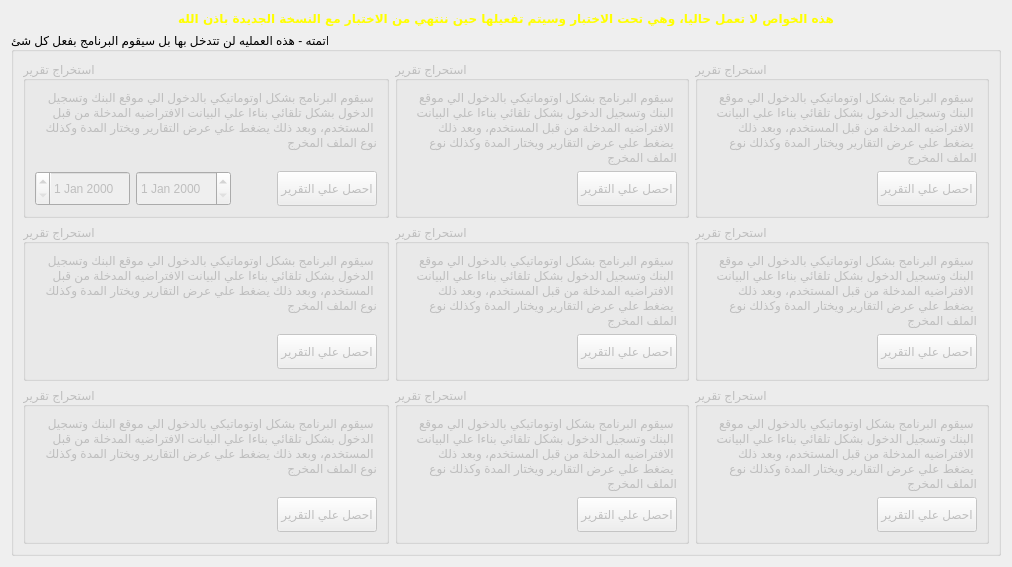
            <widget class="QWidget" name="tabQuickParts">
             <attribute name="title">
              <string>مهام سريعه</string>
             </attribute>
             <layout class="QGridLayout" name="gridLayout_6">
              <item row="1" column="0">
               <widget class="QGroupBox" name="groupBoxAutomationParts">
                <property name="title">
                 <string>اتمته - هذه العمليه لن تتدخل بها بل سيقوم البرنامج بفعل كل شئ</string>
                </property>
                <layout class="QGridLayout" name="gridLayout_5">
                 <item row="1" column="2">
                  <widget class="QGroupBox" name="groupBox_8">
                   <property name="enabled">
                    <bool>false</bool>
                   </property>
                   <property name="title">
                    <string>استحراج تقرير</string>
                   </property>
                   <layout class="QGridLayout" name="gridLayout_13">
                    <item row="0" column="0">
                     <layout class="QVBoxLayout" name="verticalLayout_5" stretch="10,0">
                      <item>
                       <widget class="QLabel" name="label_5">
                        <property name="text">
                         <string>سيقوم البرنامج بشكل اوتوماتيكي بالدخول الي موقع البنك وتسجيل الدخول بشكل تلقائي بناءا علي البيانت الافتراضيه المدخلة من قبل المستخدم، وبعد ذلك يضغط علي عرض التقارير ويختار المدة وكذلك نوع الملف المخرج</string>
                        </property>
                        <property name="alignment">
                         <set>Qt::AlignmentFlag::AlignLeading|Qt::AlignmentFlag::AlignLeft|Qt::AlignmentFlag::AlignTop</set>
                        </property>
                        <property name="wordWrap">
                         <bool>true</bool>
                        </property>
                       </widget>
                      </item>
                      <item>
                       <layout class="QHBoxLayout" name="horizontalLayout_6">
                        <item>
                         <spacer name="horizontalSpacer_7">
                          <property name="orientation">
                           <enum>Qt::Orientation::Horizontal</enum>
                          </property>
                          <property name="sizeHint" stdset="0">
                           <size>
                            <width>40</width>
                            <height>20</height>
                           </size>
                          </property>
                         </spacer>
                        </item>
                        <item>
                         <widget class="QPushButton" name="pushButton_4">
                          <property name="minimumSize">
                           <size>
                            <width>0</width>
                            <height>35</height>
                           </size>
                          </property>
                          <property name="text">
                           <string>احصل علي التقرير</string>
                          </property>
                         </widget>
                        </item>
                       </layout>
                      </item>
                     </layout>
                    </item>
                   </layout>
                  </widget>
                 </item>
                 <item row="2" column="2">
                  <widget class="QGroupBox" name="groupBox_9">
                   <property name="enabled">
                    <bool>false</bool>
                   </property>
                   <property name="title">
                    <string>استحراج تقرير</string>
                   </property>
                   <layout class="QGridLayout" name="gridLayout_18">
                    <item row="0" column="0">
                     <layout class="QVBoxLayout" name="verticalLayout_7" stretch="10,0">
                      <item>
                       <widget class="QLabel" name="label_8">
                        <property name="text">
                         <string>سيقوم البرنامج بشكل اوتوماتيكي بالدخول الي موقع البنك وتسجيل الدخول بشكل تلقائي بناءا علي البيانت الافتراضيه المدخلة من قبل المستخدم، وبعد ذلك يضغط علي عرض التقارير ويختار المدة وكذلك نوع الملف المخرج</string>
                        </property>
                        <property name="alignment">
                         <set>Qt::AlignmentFlag::AlignLeading|Qt::AlignmentFlag::AlignLeft|Qt::AlignmentFlag::AlignTop</set>
                        </property>
                        <property name="wordWrap">
                         <bool>true</bool>
                        </property>
                       </widget>
                      </item>
                      <item>
                       <layout class="QHBoxLayout" name="horizontalLayout_9">
                        <item>
                         <spacer name="horizontalSpacer_9">
                          <property name="orientation">
                           <enum>Qt::Orientation::Horizontal</enum>
                          </property>
                          <property name="sizeHint" stdset="0">
                           <size>
                            <width>40</width>
                            <height>20</height>
                           </size>
                          </property>
                         </spacer>
                        </item>
                        <item>
                         <widget class="QPushButton" name="pushButton_6">
                          <property name="minimumSize">
                           <size>
                            <width>0</width>
                            <height>35</height>
                           </size>
                          </property>
                          <property name="text">
                           <string>احصل علي التقرير</string>
                          </property>
                         </widget>
                        </item>
                       </layout>
                      </item>
                     </layout>
                    </item>
                   </layout>
                  </widget>
                 </item>
                 <item row="0" column="0">
                  <widget class="QGroupBox" name="groupBoxGetReports">
                   <property name="enabled">
                    <bool>false</bool>
                   </property>
                   <property name="title">
                    <string>استخراج تقرير</string>
                   </property>
                   <layout class="QGridLayout" name="gridLayout_7">
                    <item row="0" column="0">
                     <layout class="QVBoxLayout" name="verticalLayout_2" stretch="10,0">
                      <item>
                       <widget class="QLabel" name="labelGetReports">
                        <property name="text">
                         <string>سيقوم البرنامج بشكل اوتوماتيكي بالدخول الي موقع البنك وتسجيل الدخول بشكل تلقائي بناءا علي البيانت الافتراضيه المدخلة من قبل المستخدم، وبعد ذلك يضغط علي عرض التقارير ويختار المدة وكذلك نوع الملف المخرج</string>
                        </property>
                        <property name="alignment">
                         <set>Qt::AlignmentFlag::AlignLeading|Qt::AlignmentFlag::AlignLeft|Qt::AlignmentFlag::AlignTop</set>
                        </property>
                        <property name="wordWrap">
                         <bool>true</bool>
                        </property>
                       </widget>
                      </item>
                      <item>
                       <layout class="QHBoxLayout" name="horizontalLayout_3">
                        <item>
                         <widget class="QDateEdit" name="dateEditReportFrom">
                          <property name="minimumSize">
                           <size>
                            <width>0</width>
                            <height>35</height>
                           </size>
                          </property>
                          <property name="layoutDirection">
                           <enum>Qt::LayoutDirection::RightToLeft</enum>
                          </property>
                          <property name="buttonSymbols">
                           <enum>QAbstractSpinBox::ButtonSymbols::UpDownArrows</enum>
                          </property>
                          <property name="specialValueText">
                           <string/>
                          </property>
                          <property name="showGroupSeparator" stdset="0">
                           <bool>false</bool>
                          </property>
                          <property name="currentSection">
                           <enum>QDateTimeEdit::Section::DaySection</enum>
                          </property>
                          <property name="calendarPopup">
                           <bool>false</bool>
                          </property>
                          <property name="date">
                           <date>
                            <year>2000</year>
                            <month>1</month>
                            <day>1</day>
                           </date>
                          </property>
                         </widget>
                        </item>
                        <item>
                         <widget class="QDateEdit" name="dateEditReportTo">
                          <property name="minimumSize">
                           <size>
                            <width>0</width>
                            <height>35</height>
                           </size>
                          </property>
                          <property name="buttonSymbols">
                           <enum>QAbstractSpinBox::ButtonSymbols::UpDownArrows</enum>
                          </property>
                          <property name="specialValueText">
                           <string/>
                          </property>
                          <property name="currentSection">
                           <enum>QDateTimeEdit::Section::DaySection</enum>
                          </property>
                          <property name="calendarPopup">
                           <bool>false</bool>
                          </property>
                         </widget>
                        </item>
                        <item>
                         <spacer name="horizontalSpacer_4">
                          <property name="orientation">
                           <enum>Qt::Orientation::Horizontal</enum>
                          </property>
                          <property name="sizeType">
                           <enum>QSizePolicy::Policy::Preferred</enum>
                          </property>
                          <property name="sizeHint" stdset="0">
                           <size>
                            <width>40</width>
                            <height>20</height>
                           </size>
                          </property>
                         </spacer>
                        </item>
                        <item>
                         <widget class="QPushButton" name="pushButtonGetDatedReport">
                          <property name="minimumSize">
                           <size>
                            <width>0</width>
                            <height>35</height>
                           </size>
                          </property>
                          <property name="text">
                           <string>احصل علي التقرير</string>
                          </property>
                         </widget>
                        </item>
                       </layout>
                      </item>
                     </layout>
                    </item>
                   </layout>
                  </widget>
                 </item>
                 <item row="0" column="2">
                  <widget class="QGroupBox" name="groupBox_3">
                   <property name="enabled">
                    <bool>false</bool>
                   </property>
                   <property name="title">
                    <string>استحراج تقرير</string>
                   </property>
                   <layout class="QGridLayout" name="gridLayout_8">
                    <item row="0" column="0">
                     <layout class="QVBoxLayout" name="verticalLayout_3" stretch="10,0">
                      <item>
                       <widget class="QLabel" name="label_3">
                        <property name="text">
                         <string>سيقوم البرنامج بشكل اوتوماتيكي بالدخول الي موقع البنك وتسجيل الدخول بشكل تلقائي بناءا علي البيانت الافتراضيه المدخلة من قبل المستخدم، وبعد ذلك يضغط علي عرض التقارير ويختار المدة وكذلك نوع الملف المخرج</string>
                        </property>
                        <property name="alignment">
                         <set>Qt::AlignmentFlag::AlignLeading|Qt::AlignmentFlag::AlignLeft|Qt::AlignmentFlag::AlignTop</set>
                        </property>
                        <property name="wordWrap">
                         <bool>true</bool>
                        </property>
                       </widget>
                      </item>
                      <item>
                       <layout class="QHBoxLayout" name="horizontalLayout_4">
                        <item>
                         <spacer name="horizontalSpacer_5">
                          <property name="orientation">
                           <enum>Qt::Orientation::Horizontal</enum>
                          </property>
                          <property name="sizeHint" stdset="0">
                           <size>
                            <width>40</width>
                            <height>20</height>
                           </size>
                          </property>
                         </spacer>
                        </item>
                        <item>
                         <widget class="QPushButton" name="pushButton_2">
                          <property name="minimumSize">
                           <size>
                            <width>0</width>
                            <height>35</height>
                           </size>
                          </property>
                          <property name="text">
                           <string>احصل علي التقرير</string>
                          </property>
                         </widget>
                        </item>
                       </layout>
                      </item>
                     </layout>
                    </item>
                   </layout>
                  </widget>
                 </item>
                 <item row="1" column="0">
                  <widget class="QGroupBox" name="groupBox_7">
                   <property name="enabled">
                    <bool>false</bool>
                   </property>
                   <property name="title">
                    <string>استحراج تقرير</string>
                   </property>
                   <layout class="QGridLayout" name="gridLayout_12">
                    <item row="0" column="0">
                     <layout class="QVBoxLayout" name="verticalLayout_4" stretch="10,0">
                      <item>
                       <widget class="QLabel" name="label_4">
                        <property name="text">
                         <string>سيقوم البرنامج بشكل اوتوماتيكي بالدخول الي موقع البنك وتسجيل الدخول بشكل تلقائي بناءا علي البيانت الافتراضيه المدخلة من قبل المستخدم، وبعد ذلك يضغط علي عرض التقارير ويختار المدة وكذلك نوع الملف المخرج</string>
                        </property>
                        <property name="alignment">
                         <set>Qt::AlignmentFlag::AlignLeading|Qt::AlignmentFlag::AlignLeft|Qt::AlignmentFlag::AlignTop</set>
                        </property>
                        <property name="wordWrap">
                         <bool>true</bool>
                        </property>
                       </widget>
                      </item>
                      <item>
                       <layout class="QHBoxLayout" name="horizontalLayout_5">
                        <item>
                         <spacer name="horizontalSpacer_6">
                          <property name="orientation">
                           <enum>Qt::Orientation::Horizontal</enum>
                          </property>
                          <property name="sizeHint" stdset="0">
                           <size>
                            <width>40</width>
                            <height>20</height>
                           </size>
                          </property>
                         </spacer>
                        </item>
                        <item>
                         <widget class="QPushButton" name="pushButton_3">
                          <property name="minimumSize">
                           <size>
                            <width>0</width>
                            <height>35</height>
                           </size>
                          </property>
                          <property name="text">
                           <string>احصل علي التقرير</string>
                          </property>
                         </widget>
                        </item>
                       </layout>
                      </item>
                     </layout>
                    </item>
                   </layout>
                  </widget>
                 </item>
                 <item row="2" column="0">
                  <widget class="QGroupBox" name="groupBox_13">
                   <property name="enabled">
                    <bool>false</bool>
                   </property>
                   <property name="title">
                    <string>استحراج تقرير</string>
                   </property>
                   <layout class="QGridLayout" name="gridLayout_19">
                    <item row="0" column="0">
                     <layout class="QVBoxLayout" name="verticalLayout_8" stretch="10,0">
                      <item>
                       <widget class="QLabel" name="label_9">
                        <property name="text">
                         <string>سيقوم البرنامج بشكل اوتوماتيكي بالدخول الي موقع البنك وتسجيل الدخول بشكل تلقائي بناءا علي البيانت الافتراضيه المدخلة من قبل المستخدم، وبعد ذلك يضغط علي عرض التقارير ويختار المدة وكذلك نوع الملف المخرج</string>
                        </property>
                        <property name="alignment">
                         <set>Qt::AlignmentFlag::AlignLeading|Qt::AlignmentFlag::AlignLeft|Qt::AlignmentFlag::AlignTop</set>
                        </property>
                        <property name="wordWrap">
                         <bool>true</bool>
                        </property>
                       </widget>
                      </item>
                      <item>
                       <layout class="QHBoxLayout" name="horizontalLayout_11">
                        <item>
                         <spacer name="horizontalSpacer_10">
                          <property name="orientation">
                           <enum>Qt::Orientation::Horizontal</enum>
                          </property>
                          <property name="sizeHint" stdset="0">
                           <size>
                            <width>40</width>
                            <height>20</height>
                           </size>
                          </property>
                         </spacer>
                        </item>
                        <item>
                         <widget class="QPushButton" name="pushButton_7">
                          <property name="minimumSize">
                           <size>
                            <width>0</width>
                            <height>35</height>
                           </size>
                          </property>
                          <property name="text">
                           <string>احصل علي التقرير</string>
                          </property>
                         </widget>
                        </item>
                       </layout>
                      </item>
                     </layout>
                    </item>
                   </layout>
                  </widget>
                 </item>
                 <item row="0" column="1">
                  <widget class="QGroupBox" name="groupBox_14">
                   <property name="enabled">
                    <bool>false</bool>
                   </property>
                   <property name="title">
                    <string>استحراج تقرير</string>
                   </property>
                   <layout class="QGridLayout" name="gridLayout_20">
                    <item row="0" column="0">
                     <layout class="QVBoxLayout" name="verticalLayout_9" stretch="10,0">
                      <item>
                       <widget class="QLabel" name="label_11">
                        <property name="text">
                         <string>سيقوم البرنامج بشكل اوتوماتيكي بالدخول الي موقع البنك وتسجيل الدخول بشكل تلقائي بناءا علي البيانت الافتراضيه المدخلة من قبل المستخدم، وبعد ذلك يضغط علي عرض التقارير ويختار المدة وكذلك نوع الملف المخرج</string>
                        </property>
                        <property name="alignment">
                         <set>Qt::AlignmentFlag::AlignLeading|Qt::AlignmentFlag::AlignLeft|Qt::AlignmentFlag::AlignTop</set>
                        </property>
                        <property name="wordWrap">
                         <bool>true</bool>
                        </property>
                       </widget>
                      </item>
                      <item>
                       <layout class="QHBoxLayout" name="horizontalLayout_19">
                        <item>
                         <spacer name="horizontalSpacer_11">
                          <property name="orientation">
                           <enum>Qt::Orientation::Horizontal</enum>
                          </property>
                          <property name="sizeHint" stdset="0">
                           <size>
                            <width>40</width>
                            <height>20</height>
                           </size>
                          </property>
                         </spacer>
                        </item>
                        <item>
                         <widget class="QPushButton" name="pushButton_8">
                          <property name="minimumSize">
                           <size>
                            <width>0</width>
                            <height>35</height>
                           </size>
                          </property>
                          <property name="text">
                           <string>احصل علي التقرير</string>
                          </property>
                         </widget>
                        </item>
                       </layout>
                      </item>
                     </layout>
                    </item>
                   </layout>
                  </widget>
                 </item>
                 <item row="1" column="1">
                  <widget class="QGroupBox" name="groupBox_15">
                   <property name="enabled">
                    <bool>false</bool>
                   </property>
                   <property name="title">
                    <string>استحراج تقرير</string>
                   </property>
                   <layout class="QGridLayout" name="gridLayout_21">
                    <item row="0" column="0">
                     <layout class="QVBoxLayout" name="verticalLayout_10" stretch="10,0">
                      <item>
                       <widget class="QLabel" name="label_12">
                        <property name="text">
                         <string>سيقوم البرنامج بشكل اوتوماتيكي بالدخول الي موقع البنك وتسجيل الدخول بشكل تلقائي بناءا علي البيانت الافتراضيه المدخلة من قبل المستخدم، وبعد ذلك يضغط علي عرض التقارير ويختار المدة وكذلك نوع الملف المخرج</string>
                        </property>
                        <property name="alignment">
                         <set>Qt::AlignmentFlag::AlignLeading|Qt::AlignmentFlag::AlignLeft|Qt::AlignmentFlag::AlignTop</set>
                        </property>
                        <property name="wordWrap">
                         <bool>true</bool>
                        </property>
                       </widget>
                      </item>
                      <item>
                       <layout class="QHBoxLayout" name="horizontalLayout_20">
                        <item>
                         <spacer name="horizontalSpacer_12">
                          <property name="orientation">
                           <enum>Qt::Orientation::Horizontal</enum>
                          </property>
                          <property name="sizeHint" stdset="0">
                           <size>
                            <width>40</width>
                            <height>20</height>
                           </size>
                          </property>
                         </spacer>
                        </item>
                        <item>
                         <widget class="QPushButton" name="pushButton_9">
                          <property name="minimumSize">
                           <size>
                            <width>0</width>
                            <height>35</height>
                           </size>
                          </property>
                          <property name="text">
                           <string>احصل علي التقرير</string>
                          </property>
                         </widget>
                        </item>
                       </layout>
                      </item>
                     </layout>
                    </item>
                   </layout>
                  </widget>
                 </item>
                 <item row="2" column="1">
                  <widget class="QGroupBox" name="groupBox_16">
                   <property name="enabled">
                    <bool>false</bool>
                   </property>
                   <property name="title">
                    <string>استحراج تقرير</string>
                   </property>
                   <layout class="QGridLayout" name="gridLayout_22">
                    <item row="0" column="0">
                     <layout class="QVBoxLayout" name="verticalLayout_11" stretch="10,0">
                      <item>
                       <widget class="QLabel" name="label_13">
                        <property name="text">
                         <string>سيقوم البرنامج بشكل اوتوماتيكي بالدخول الي موقع البنك وتسجيل الدخول بشكل تلقائي بناءا علي البيانت الافتراضيه المدخلة من قبل المستخدم، وبعد ذلك يضغط علي عرض التقارير ويختار المدة وكذلك نوع الملف المخرج</string>
                        </property>
                        <property name="alignment">
                         <set>Qt::AlignmentFlag::AlignLeading|Qt::AlignmentFlag::AlignLeft|Qt::AlignmentFlag::AlignTop</set>
                        </property>
                        <property name="wordWrap">
                         <bool>true</bool>
                        </property>
                       </widget>
                      </item>
                      <item>
                       <layout class="QHBoxLayout" name="horizontalLayout_21">
                        <item>
                         <spacer name="horizontalSpacer_13">
                          <property name="orientation">
                           <enum>Qt::Orientation::Horizontal</enum>
                          </property>
                          <property name="sizeHint" stdset="0">
                           <size>
                            <width>40</width>
                            <height>20</height>
                           </size>
                          </property>
                         </spacer>
                        </item>
                        <item>
                         <widget class="QPushButton" name="pushButton_10">
                          <property name="minimumSize">
                           <size>
                            <width>0</width>
                            <height>35</height>
                           </size>
                          </property>
                          <property name="text">
                           <string>احصل علي التقرير</string>
                          </property>
                         </widget>
                        </item>
                       </layout>
                      </item>
                     </layout>
                    </item>
                   </layout>
                  </widget>
                 </item>
                </layout>
               </widget>
              </item>
              <item row="0" column="0">
               <widget class="QLabel" name="labelWarningAboutQuickParts">
                <property name="font">
                 <font>
                  <family>Cairo</family>
                  <pointsize>9</pointsize>
                  <bold>true</bold>
                 </font>
                </property>
                <property name="styleSheet">
                 <string notr="true">color:yellow</string>
                </property>
                <property name="text">
                 <string>هذه الخواص لا تعمل حاليا، وهي تحت الاختبار وسيتم تفعيلها حين ننتهي من الاختبار مع النسخة الجديدة باذن الله</string>
                </property>
                <property name="alignment">
                 <set>Qt::AlignmentFlag::AlignCenter</set>
                </property>
               </widget>
              </item>
             </layout>
            </widget>
